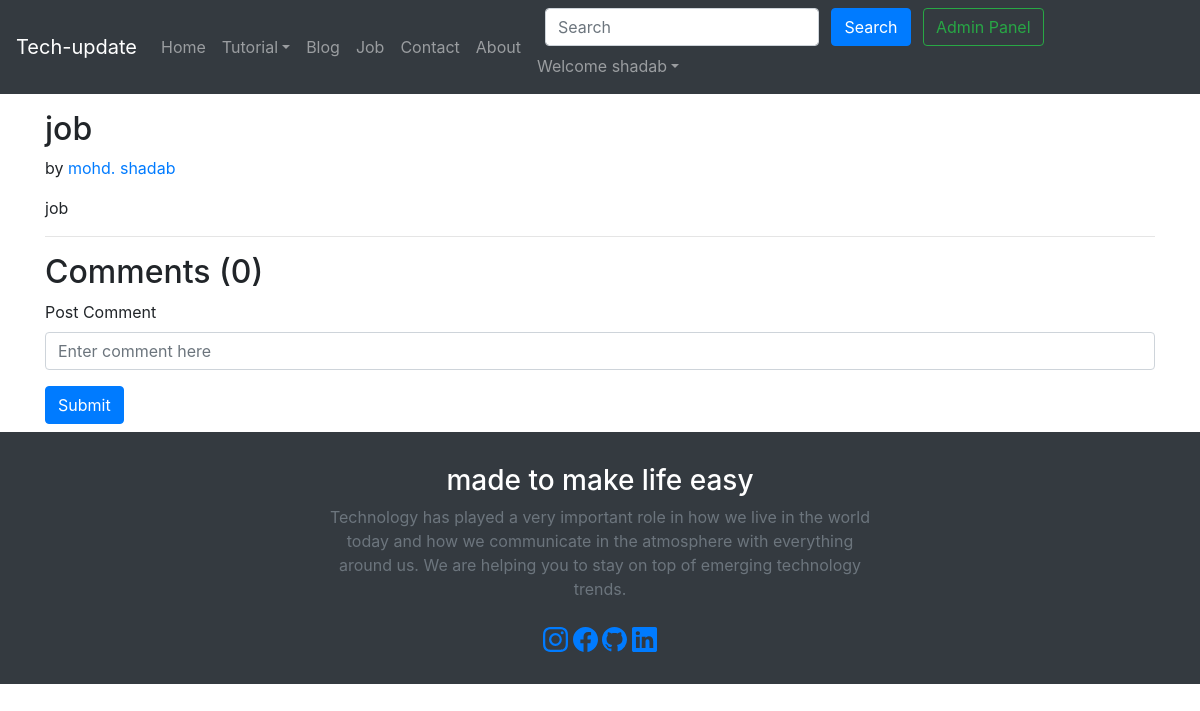
Page /software/ (signed in) on the committed database.
### blog/models.py (models this page shows, shortened)
class Post(models.Model):
    sno=models.AutoField(primary_key=True)
    id=models.CharField(max_length=5)
    title=models.CharField(max_length=255)
    content=models.TextField()
    author=models.CharField(max_length=13)
    slug=models.CharField(max_length=100)
    timestamp=models.DateTimeField(auto_now_add=True, blank=True)

### blog/views.py (the view)
# urls.py: path('<str:slug>/', views.blogpost, name='blogpost'),
def blogpost(request, slug):
   if Post.objects.filter(slug=slug).first():
    post=Post.objects.filter(slug=slug).first()
    comments= BlogComment.objects.filter(post=post, parent=None)
    replies= BlogComment.objects.filter(post=post).exclude(parent=None)
    replyDict={}
    for reply in replies:
        if reply.parent.sno not in replyDict.keys():
            replyDict[reply.parent.sno]=[reply]
        else:
            replyDict[reply.parent.sno].append(reply)
    context={'post':post, 'comments': comments, 'user': request.user, 'replyDict': replyDict}
    return render(request, "blog/blogpost.html", context)
   else:
       return HttpResponse("<h1>page not found</h1>")

### templates/blog/blogpost.html (shortened to what this page needs)
{% extends 'base.html' %}
{% block body %}
{% load humanize %}
{% load extras %}
<div class="container my-3">
    <h2 class="blog-post-title">{{post.title}}</h2>
    <p class="blog-post-meta">{{post.timeStamp}} by <a href="/about">{{post.author}}</a></p>
    <p>{{post.content|safe}}</p>
    <hr>
</div>
<div class="container">
    <h2> Comments ({{comments.count}}) </h2>
    <div class="my-2">
        {% if user.is_authenticated %}
        <form action="/blog/postComment" method="post">
            <div class="form-group">
                <label for="exampleInputEmail1">Post Comment </label>
                <input type="text" class="form-control" name="comment" placeholder="Enter comment here">
            </div>
            <button type="submit" class="btn btn-primary">Submit</button>
        </form>
        {% else %}
        Please login to post a comment
        {% endif %}
    </div>
</div>
{% endblock %}

### templates/base.html (shortened to what this page needs)
<!doctype html>
<html lang="en">
  <head>
    <link rel="stylesheet" href="https://stackpath.bootstrapcdn.com/bootstrap/4.5.2/css/bootstrap.min.css">
  </head>
  <body >
    <nav class="navbar navbar-expand-lg navbar-dark bg-dark">
        <a class="navbar-brand" href="#">Tech-update</a>
        <div class="collapse navbar-collapse" id="navbarSupportedContent">
          <ul class="navbar-nav mr-auto">
            <li class="nav-item {% block homeactive %}  {% endblock homeactive %}">
              <a class="nav-link" href="/">Home <span class="sr-only">(current)</span></a>
            </li>
           <li class="nav-item dropdown">
             <a class="nav-link dropdown-toggle" href='#' id="navbarDropdown" role="button" data-toggle="dropdown"> Tutorial</a>
           </li>
               <li class="nav-item {% block blogactive %}  {% endblock blogactive %} ">
              <a class="nav-link" href="/blog">Blog</a>
            </li>
              <li class="nav-item {% block jobactive %}  {% endblock jobactive %} ">
              <a class="nav-link" href="/job">Job</a>
            </li>
            <li class="nav-item {% block contactactive %}  {% endblock contactactive %} ">
              <a class="nav-link" href="/contact">Contact</a>
            </li>
              <li class="nav-item {% block aboutactive %}  {% endblock aboutactive %}" >
              <a class="nav-link" href="/about">About</a>
            </li>
          </ul>
          <div class="ml-auto form-inline ">
          <form method="get" action="/search"class="my-2 my-lg-0 mx-3">
            <input class="form-control mr-sm-2" type="search" placeholder="Search" aria-label="Search" name="query" id="query">
            <button class="btn btn-primary my-2 my-sm-0 " type="submit">Search</button>
            <a href="/admin" role="button" target="_blank" class="btn btn-outline-success m-2 my-sm-0"> Admin Panel </a>
          </form>
{% if user.is_authenticated %}
<ul class="navbar-nav mr-2">
<li class="nav-item dropdown">
<a class="nav-link dropdown-toggle" href='#' id="navbarDropdown" role="button" data-toggle="dropdown"> Welcome {{request.user}}</a>
      </li>
      </ul>
      </div>
{% endif %}
        </div>
      </nav>
      {% block body %}  {% endblock body %}
    <div class="bg-dark text-secondary px-4 py-3 text-center">
    <div class="py-3">
      <h3 class="display-5 fw-bold text-white">made to make life easy</h3>
      <div class="col-lg-6 mx-auto">
        <p class="fs-5 mb-4">
        Technology has played a very important role in how we live in the world today and how we communicate in the atmosphere with everything around us. We are helping you to stay on top of emerging technology trends.
        </p>
          <a href="facebook.com">
              </a>
          <a href="nd.com">
              </a>
          <a href="sdf.com">
          </a>
          <a href="dfdf.com">
          </a>
      </div>
    </div>
  </div>
  </body>
</html>

### rows in the picture
Post: title "job", author "mohd. shadab", content "job"

### other values in the picture
{{ request.user }} "shadab"
{{ comments.count }} "0"
